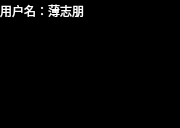
<?xml version="1.0" encoding="UTF-8"?>
<ui version="4.0">
 <class>UserShow</class>
 <widget class="QWidget" name="UserShow">
  <property name="geometry">
   <rect>
    <x>0</x>
    <y>0</y>
    <width>180</width>
    <height>128</height>
   </rect>
  </property>
  <property name="minimumSize">
   <size>
    <width>149</width>
    <height>128</height>
   </size>
  </property>
  <property name="maximumSize">
   <size>
    <width>16777215</width>
    <height>10000</height>
   </size>
  </property>
  <property name="windowTitle">
   <string>Form</string>
  </property>
  <property name="styleSheet">
   <string notr="true">background-color: rgb(0, 0, 0);
color: rgb(255, 255, 255);</string>
  </property>
  <layout class="QVBoxLayout" name="verticalLayout">
   <property name="spacing">
    <number>0</number>
   </property>
   <property name="leftMargin">
    <number>0</number>
   </property>
   <property name="topMargin">
    <number>0</number>
   </property>
   <property name="rightMargin">
    <number>0</number>
   </property>
   <property name="bottomMargin">
    <number>0</number>
   </property>
   <item>
    <widget class="QLabel" name="lb_name">
     <property name="minimumSize">
      <size>
       <width>148</width>
       <height>21</height>
      </size>
     </property>
     <property name="layoutDirection">
      <enum>Qt::LeftToRight</enum>
     </property>
     <property name="text">
      <string>用户名：薄志朋</string>
     </property>
     <property name="textFormat">
      <enum>Qt::AutoText</enum>
     </property>
     <property name="alignment">
      <set>Qt::AlignLeading|Qt::AlignLeft|Qt::AlignVCenter</set>
     </property>
    </widget>
   </item>
   <item>
    <spacer name="verticalSpacer">
     <property name="orientation">
      <enum>Qt::Vertical</enum>
     </property>
     <property name="sizeHint" stdset="0">
      <size>
       <width>20</width>
       <height>315</height>
      </size>
     </property>
    </spacer>
   </item>
  </layout>
 </widget>
 <resources/>
 <connections/>
</ui>
